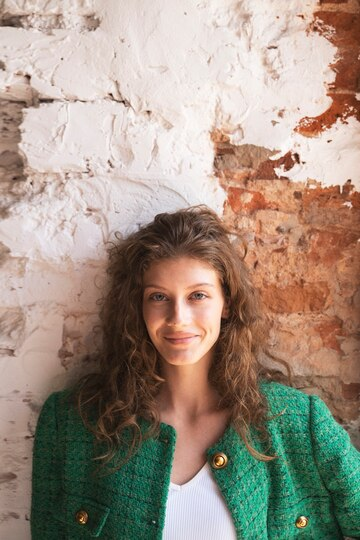
#> input picture RealProcess/0.jpg, 360 x 540 px
$ python _kenar-tespit-hizli-isleme.py
#> lines starting #> are read from the running program, lines starting #| are printed output that depends on the picture
import cv2
import numpy as np

# 1. Renkli görüntüyü yükle
color_image = cv2.imread('0.jpg')
#> color_image is the input picture: shape (540, 360, 3); mean B, G, R 130.1, 144.3, 158.8

# 2. Renkli görüntüyü gri tonluya dönüştür
image = cv2.cvtColor(color_image, cv2.COLOR_BGR2GRAY)
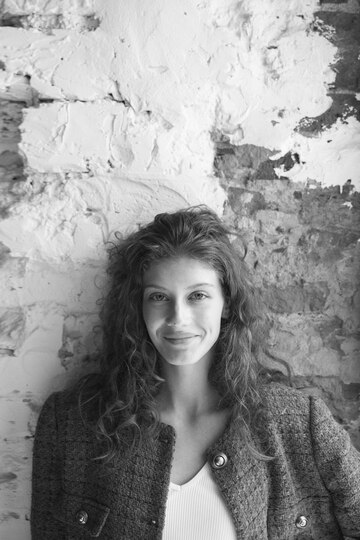
#> image: shape (540, 360); min 8, max 253, mean 147.1

# 3. Kenar tespiti (Canny yöntemi ile)
edges = cv2.Canny(image, threshold1=100, threshold2=200)
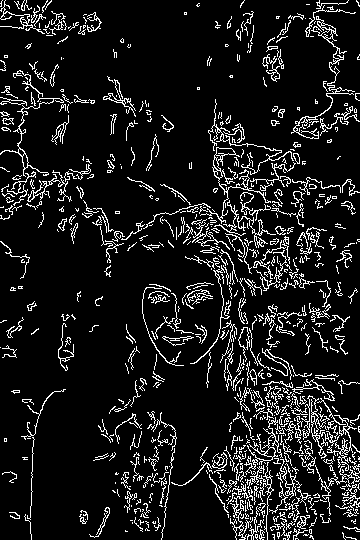
#> edges: shape (540, 360); 10.5% white in thin lines or dots

# 4. Kenarları işleyerek, sadece kenar bölgelerini belirle
processed_image = np.zeros_like(image)

# 5. Yalnızca kenar bölgelerinde işlem yap (örneğin, kenarları parlatalım)
processed_image[edges != 0] = image[edges != 0] * 2  # Kenarları iki kat parlak yap
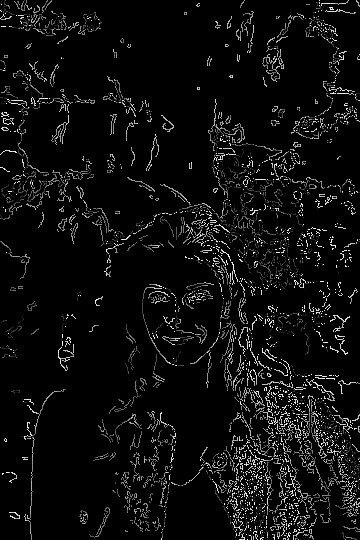
#> processed_image: shape (540, 360); min 0, max 254, mean 13.9

# 6. Sonucu göster
cv2.imshow('Original Image', color_image)
cv2.imshow('Processed Image (Only Edges)', processed_image)
cv2.waitKey(0)
cv2.destroyAllWindows()

$ run again, with RealProcess/2.jpg copied over RealProcess/0.jpg
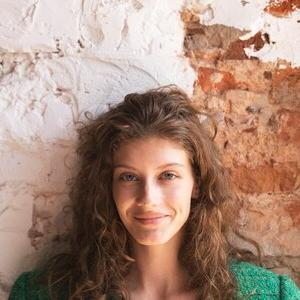
#> input picture RealProcess/2.jpg, 300 x 300 px
#> color_image is the input picture: shape (300, 300, 3); mean B, G, R 121, 136.8, 167.1
#> `edges = cv2.Canny(image, threshold1=100, threshold2=200)`:
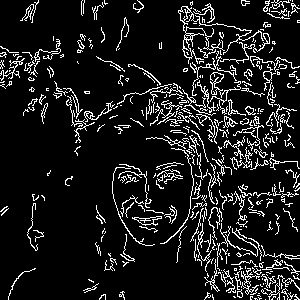
#> edges: shape (300, 300); 11% white in thin lines or dots
#> `processed_image[edges != 0] = image[edges != 0] * 2`:
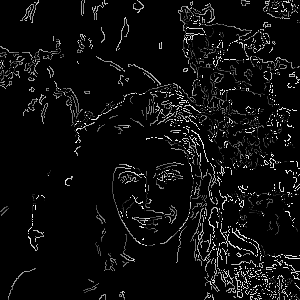
#> processed_image: shape (300, 300); min 0, max 254, mean 14
